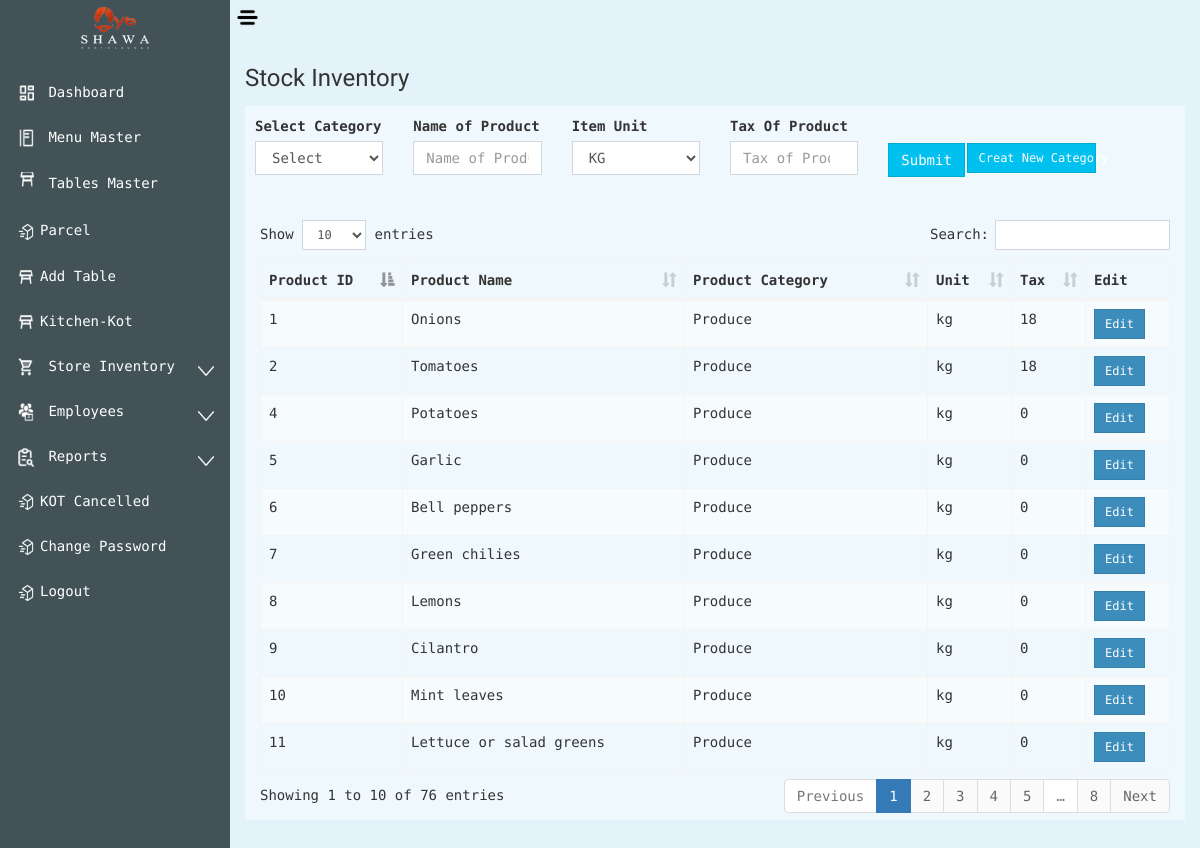
The app's page /add_prodct1.php (signed in) with its own data.
### tables this page shows
CREATE TABLE `products` (
  `pid` int(10) NOT NULL,
  `pname` varchar(50) NOT NULL,
  `category` varchar(50) NOT NULL,
  `unit` varchar(10) NOT NULL,
  `tax` double NOT NULL
);

### add_prodct1.php (the view, shortened to what this page needs)
<?php require_once("header.php"); ?>
<body class="hold-transition skin-blue sidebar-mini">
    <div class="wrapper" id="form1">
        <div class="content-wrapper">
            <section class="content-header">
                <h1>
                    Stock Inventory
                </h1>
            </section>
            <section class="content">
                <div class="box box-default">
                    <div class="row">
                        <div class="box-body">
                            <div id="app">
                                    <div class="col-md-2">
                                        <label for="inputPassword3" class="control-label">Select Category</label>
                                        <select class="form-control" id="cat12" name="cat" placeholder="category" required v-model="catName">
                                            <option value="">Select</option>
                                        </select>
                                    </div>
                                    <div class="col-md-2">
                                        <label for="inputPassword3" class="control-label">Name of Product</label>
                                        <input type="text" id="form-field-1"  placeholder="Name of Product"  name="p1" class="form-control" required="required" autocomplete="off" v-model="product"/>
                                    </div>
                                    <div class="form-group col-md-2">
                                        <label for="inputPassword3" class="control-label">Item Unit</label>
                                        <select class="form-control" name="unit" v-model="unit" placeholder="Select Unit" id="unit">
                                            <option value="kg">KG</option>
                                        </select>
                                    </div>
                                    <div class="col-md-2">
                                        <label for="inputPassword3" class="control-label">Tax Of Product</label>
                                        <input type="number" id="form-field-1"  placeholder="Tax of Product"  name="tax" id="tax" class="form-control" required="required" autocomplete="off" v-model="tax"/>
                                    </div>
                                    <div class="col-md-1">
                                            <button class="btn btn-info" @click="insertProduct" style="margin-top:27px;">
                                                Submit
                                            </button>
                                    </div>
                                    <div class="col-md-2">
                                        <button type="button" class="btn btn-sm btn-info" style="width:100%; margin-top:27px;" @click="catemodal">Creat New Category</button>
                                    </div>
                                                            <?php
                                                                include("dbcon.php");
                                                            ?>
                            </div>
                        </div>
                    </div></br>
                    <div class="row" >
                        <div class="col-md-12">
                            <div class="col-md-12">
                                <table id="dynamic-table" class="table table-striped table-bordered table-hover">
                                    <thead>
                                        <tr>
                                            <th>Product ID</th>
                                            <th>Product Name</th>
                                            <th>Product Category</th>
                                            <th>Unit</th>
                                            <th>Tax</th>
                                            <th>Edit</th>
                                        </tr>
                                    </thead>
                                    <tbody>
                                        <?php
                                            $sql = "SELECT * FROM products";
                                            $retval = mysqli_query($conn,$sql);
                                            while($row = mysqli_fetch_assoc($retval))
                                            {
                                                ?>
                                                    <tr>
                                                        <td><?php echo $row['pid']; ?></td>
                                                        <td><?php echo $row['pname']; ?></td>
                                                        <td><?php echo $row['category']; ?></td>
                                                        <td><?php echo $row['unit']; ?></td>
                                                        <td><?php echo $row['tax']; ?></td>
                                                        <td><button v-on:click="editItem($event)" class="btn btn-primary btn-sm" data-toggle="modal" data-target="#category">
                                                            Edit
                                                                </button>
                                                        </td>
                                                    </tr>
                                                <?php
                                            }
                                        ?>
                                    </tbody>
                                </table>
                            </div>
                        </div>
                    </div>
                </div>
        </div>
    </div>
</body>
</html>

### link.php (style rules this page uses)
body { font-family: 'Roboto Mono', monospace; }

### header.php (style rules this page uses)
body { font-family: 'Roboto Mono', monospace; }
.table-striped>tbody>tr:nth-of-type(odd) { background-color:rgba(255, 255, 255, 0.4); }

### records on screen
products: pid "1", pname "Onions", category "Produce", unit "kg", tax "18"
products: pid "2", pname "Tomatoes", category "Produce", unit "kg", tax "18"
products: pid "4", pname "Potatoes", category "Produce", unit "kg", tax "0"
products: pid "5", pname "Garlic", category "Produce", unit "kg", tax "0"
products: pid "6", pname "Bell peppers", category "Produce", unit "kg", tax "0"
products: pid "7", pname "Green chilies", category "Produce", unit "kg", tax "0"
products: pid "8", pname "Lemons", category "Produce", unit "kg", tax "0"
products: pid "9", pname "Cilantro", category "Produce", unit "kg", tax "0"
products: pid "10", pname "Mint leaves", category "Produce", unit "kg", tax "0"
products: pid "11", pname "Lettuce or salad greens", category "Produce", unit "kg", tax "0"
